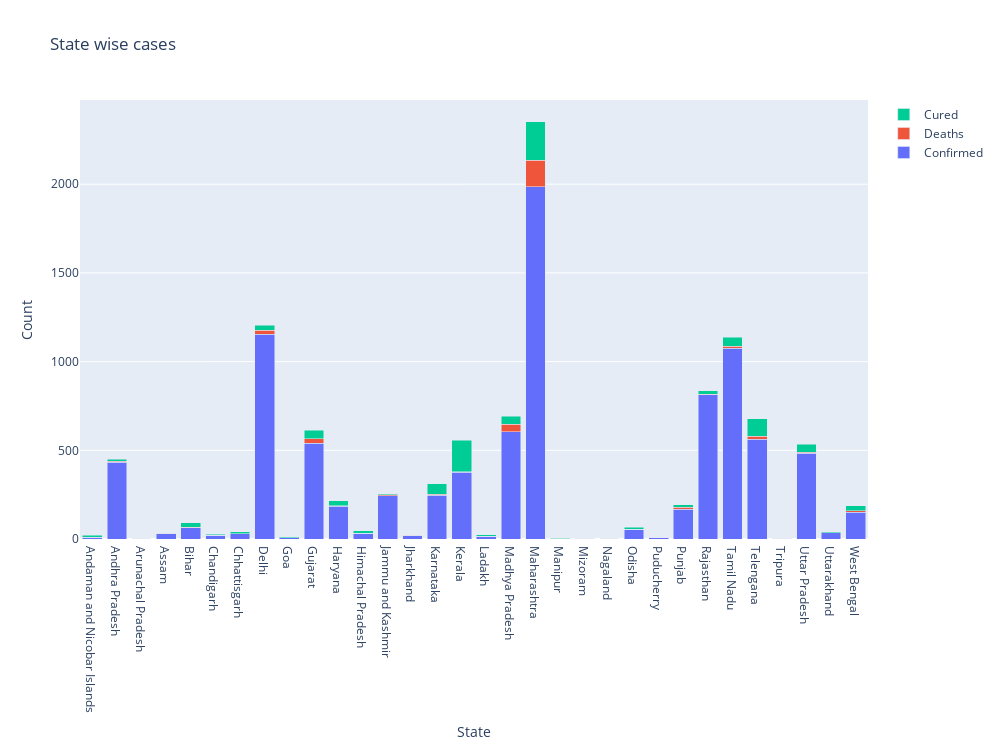

Notebook code cell kept with this figure:
### Markdown cell above
## State wise trend

### Code cell
fig = go.Figure(data=[
    go.Bar(name='Confirmed', x=date_table.loc[date_table.last_valid_index()]['State/UnionTerritory'], y=date_table.loc[date_table.last_valid_index()].Confirmed),
    go.Bar(name='Deaths', x=date_table.loc[date_table.last_valid_index()]['State/UnionTerritory'], y=date_table.loc[date_table.last_valid_index()].Deaths),
    go.Bar(name='Cured', x=date_table.loc[date_table.last_valid_index()]['State/UnionTerritory'], y=date_table.loc[date_table.last_valid_index()].Cured)
])
# Change the bar mode
fig.update_layout(
    autosize=False,
    width=1000,
    height=750,
    title="State wise cases",
    xaxis_title="State",
    yaxis_title="Count",
    barmode='stack')
fig.show()

### Figure 1 — Plotly figure (JSON) as saved in the notebook; plotly's stock layout.template omitted (floating-point values rounded to 4 significant figures)
{"data": [{"name": "Confirmed", "type": "bar", "x": ["Andaman and Nicobar Islands", "Andhra Pradesh", "Arunachal Pradesh", "Assam", "Bihar", "Chandigarh", "Chhattisgarh", "Delhi", "Goa", "Gujarat", "Haryana", "Himachal Pradesh", "Jammu and Kashmir", "Jharkhand", "Karnataka", "Kerala", "Ladakh", "Madhya Pradesh", "Maharashtra", "Manipur", "Mizoram", "Nagaland", "Odisha", "Puducherry", "Punjab", "Rajasthan", "Tamil Nadu", "Telengana", "Tripura", "Uttar Pradesh", "Uttarakhand", "West Bengal"], "y": [11, 432, 1, 31, 64, 21, 31, 1154, 7, 539, 185, 32, 245, 19, 247, 376, 15, 604, 1985, 2, 1, 1, 54, 7, 167, 812, 1075, 562, 2, 483, 35, 152]}, {"name": "Deaths", "type": "bar", "x": ["Andaman and Nicobar Islands", "Andhra Pradesh", "Arunachal Pradesh", "Assam", "Bihar", "Chandigarh", "Chhattisgarh", "Delhi", "Goa", "Gujarat", "Haryana", "Himachal Pradesh", "Jammu and Kashmir", "Jharkhand", "Karnataka", "Kerala", "Ladakh", "Madhya Pradesh", "Maharashtra", "Manipur", "Mizoram", "Nagaland", "Odisha", "Puducherry", "Punjab", "Rajasthan", "Tamil Nadu", "Telengana", "Tripura", "Uttar Pradesh", "Uttarakhand", "West Bengal"], "y": [0, 7, 0, 1, 1, 0, 0, 24, 0, 26, 3, 1, 4, 2, 6, 3, 0, 43, 149, 0, 0, 0, 1, 0, 11, 3, 11, 16, 0, 5, 0, 7]}, {"name": "Cured", "type": "bar", "x": ["Andaman and Nicobar Islands", "Andhra Pradesh", "Arunachal Pradesh", "Assam", "Bihar", "Chandigarh", "Chhattisgarh", "Delhi", "Goa", "Gujarat", "Haryana", "Himachal Pradesh", "Jammu and Kashmir", "Jharkhand", "Karnataka", "Kerala", "Ladakh", "Madhya Pradesh", "Maharashtra", "Manipur", "Mizoram", "Nagaland", "Odisha", "Puducherry", "Punjab", "Rajasthan", "Tamil Nadu", "Telengana", "Tripura", "Uttar Pradesh", "Uttarakhand", "West Bengal"], "y": [10, 11, 0, 0, 26, 7, 10, 27, 5, 47, 29, 13, 6, 0, 59, 179, 10, 44, 217, 1, 0, 0, 12, 1, 14, 21, 50, 100, 0, 47, 5, 29]}], "layout": {"autosize": false, "barmode": "stack", "height": 750, "title": {"text": "State wise cases"}, "width": 1000, "xaxis": {"title": {"text": "State"}}, "yaxis": {"title": {"text": "Count"}}}}
